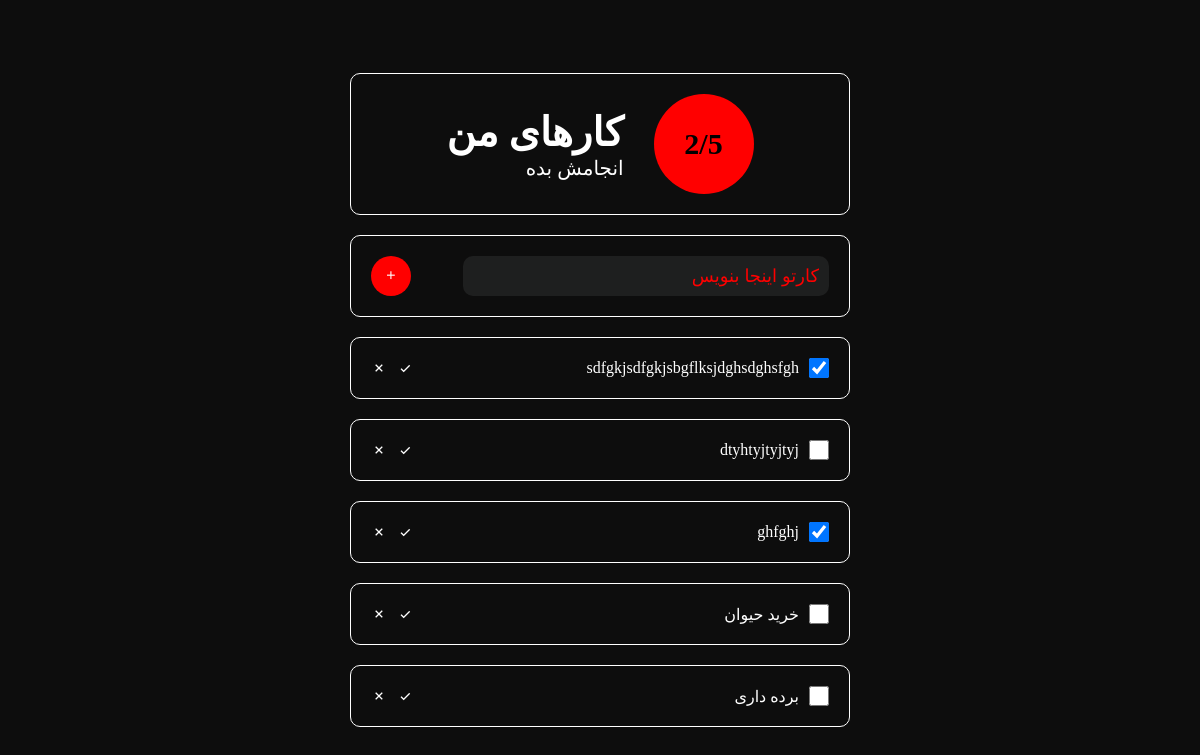
The app's page /, older data.
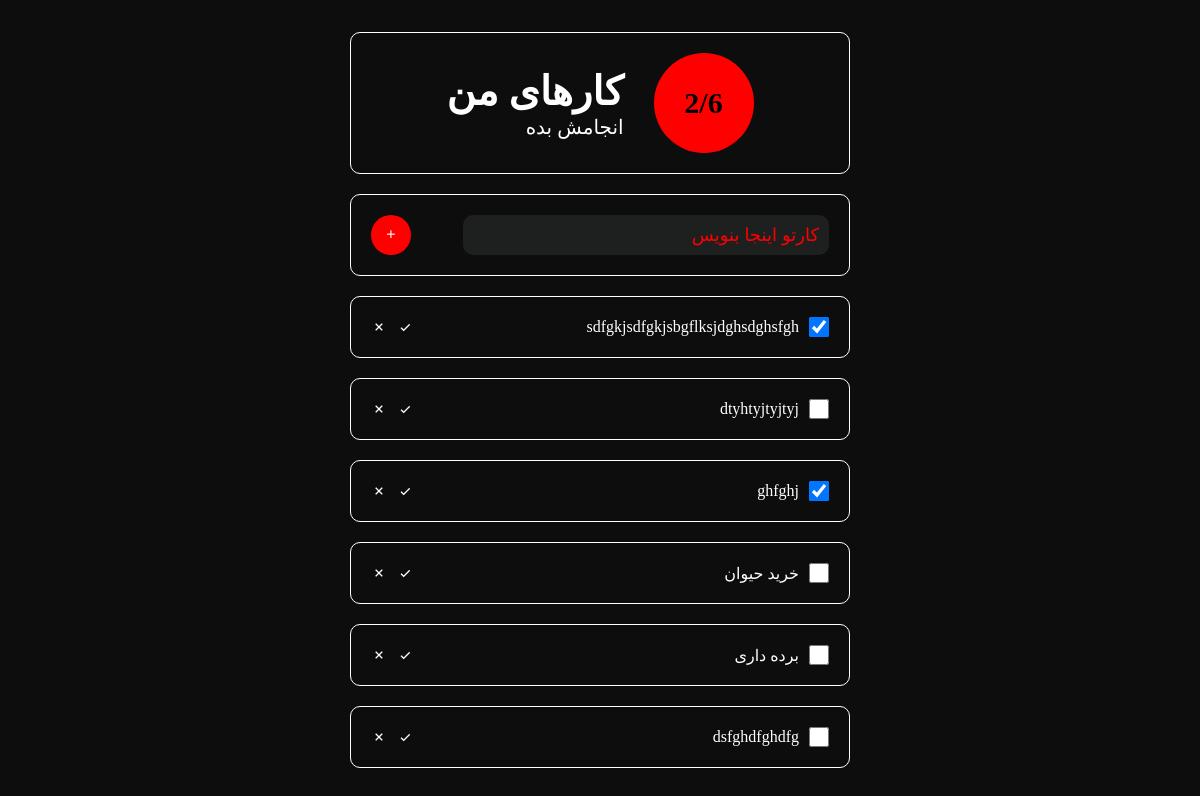
The same page, newer data.
### main/models.py (models this page shows, shortened)
class Todo(models.Model):
    text = models.TextField(verbose_name="متن")
    checked = models.BooleanField(verbose_name="انجام شدن", default=False)
    class Meta:
        verbose_name = "کار"
        verbose_name_plural = "کار ها"

### main/views.py (the view, shortened to what this page needs)
# urls.py: path('', MainView.as_view()),
class MainView(View):
    def get(self, request):
        todos = Todo.objects.all()
        checked_count = len(Todo.objects.filter(checked=True))
        return render(request, "index.html", {"todos": todos, "checked_count": checked_count})

### main/templates/index.html (shortened to what this page needs)
<!DOCTYPE html>
<html lang="en">
  <head>
    <link
      href="https://unpkg.com/boxicons@2.1.4/css/boxicons.min.css"
      rel="stylesheet"
    />
    <link rel="stylesheet" href="/static/style.css" />
  </head>
  <body>
    <main>
      <div class="task-haeder">
        <div class="counter">
          <h5>{{ checked_count }}/{{ todos|length }}</h5>
        </div>
        <div class="header-title">
          <h1>کارهای من</h1>
          <p>انجامش بده</p>
        </div>
      </div>
      <form action="/" class="add-task" method="POST">
        <input type="text" name="text" placeholder="کارتو اینجا بنویس" />
        <button type="submit" class="submit">
          <i class="bx bx-plus"></i>
        </button>
      </form>
      {% for task in todos %}
      <div class="task-container">
        <div class="show-task">
          <form action="/todo/check/" class="task-check">
            {% if task.checked %}
              <input type="checkbox" checked/>
            {% else %}
              <input type="checkbox"/>
            {% endif %}
            <p>
              {{ task.text }}
            </p>
          </form>
          <div class="icon">
            <div class="check-icon">
              <i class='bx bx-check'></i>
              <i class='bx bx-x'></i>
            </div>
          </div>
        </div>
      </div>
      {% endfor %}
    </main>
  </body>
</html>

Row changes from the older to the newer data that the page shows:
added Todo: text "dsfghdfghdfg"
Text that changed along with them:
{{ todos|length }}: "5" → "6"
